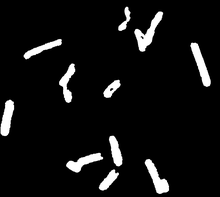
%> input picture Handout/Week 7 - Morphological Image Processing/BinaryDilation/bacteria.png, 220 x 197 px, shrunk from 781 x 701 before the run
$ octave Binary_Dilation.m   (GNU Octave 9; MATLAB toolbox functions it lacks are replaced by stand-ins)
%> lines starting %> are read from the running program, lines starting %| are printed output that depends on the picture
% EE368/CS232 Digital Image Processing
% Bernd Girod
% Department of Electrical Engineering, Stanford University

% Script by Qiyuan Tian and David Chen
% Dilation

clear, clc, close all

% Load test image
img = imread('bacteria.png');
%> img is the input picture: size 197x220 uint8; min 0, max 255, mean 17.2

% Perform dilation with small disk
se1 = strel('disk', 10);
BW1 = imdilate(img,se1);
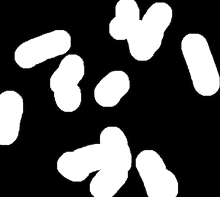
%> BW1: size 197x220 uint8; min 0, max 255, mean 79

% Perform dilation with larger disk
se2 = strel('disk', 20);
BW2 = imdilate(img, se2);
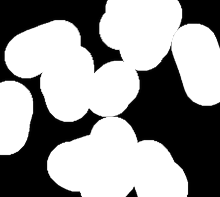
%> BW2: size 197x220 uint8; min 0, max 255, mean 150.2

% Show images
subplot(1, 3, 1), imshow(img); title('Original Image');
subplot(1, 3, 2), imshow(BW1); title('Dilation by Small Disk');
subplot(1, 3, 3), imshow(BW2); title('Dilation by Larger Disk');

% Save images
imwrite(BW1, 'Dilation_disk_10.png');
imwrite(BW2, 'Dilation_disk_20.png')
